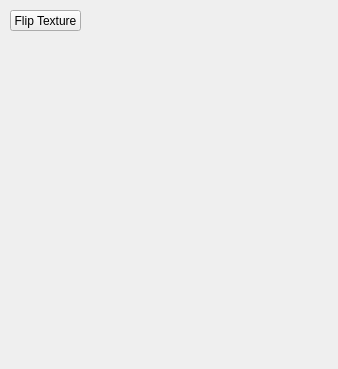
<?xml version="1.0" encoding="UTF-8"?>
<ui version="4.0">
 <class>DDSPreviewerWidget</class>
 <widget class="QWidget" name="DDSPreviewerWidget">
  <property name="geometry">
   <rect>
    <x>0</x>
    <y>0</y>
    <width>338</width>
    <height>369</height>
   </rect>
  </property>
  <property name="windowTitle">
   <string>Form</string>
  </property>
  <widget class="QPushButton" name="flipTextureButton">
   <property name="geometry">
    <rect>
     <x>10</x>
     <y>10</y>
     <width>71</width>
     <height>21</height>
    </rect>
   </property>
   <property name="text">
    <string>Flip Texture</string>
   </property>
  </widget>
 </widget>
 <resources/>
 <connections/>
</ui>
